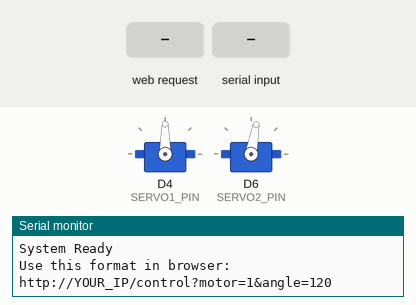
The sketch below on a simulated ESP8266 (NodeMCU). On the bench: 2 × servo, the last lines printed to the serial monitor. The inputs (shaded band) are chosen by the test bench. WiFi joins after 1.5 s; servers stay silent unless stated.

Above: at 3.2 s.
3.3 s: HTTP request GET /control?motor=1 received
At 4.5 s:
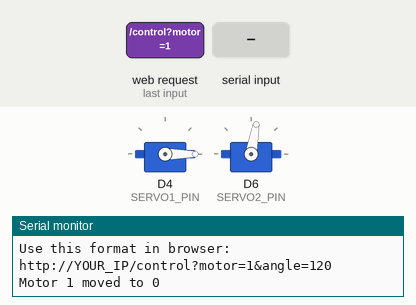
4.8 s: "2\n" received over Serial
At 6.5 s:
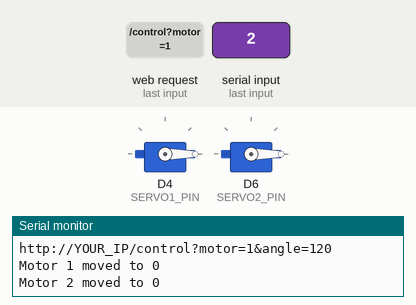
7.3 s: "1,90\n" received over Serial
At 7.6 s:
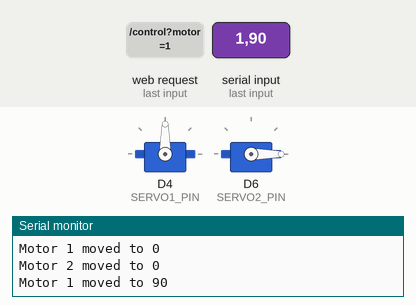
Timing chart, 0 to 10.3 s (numbered marks = the images above; inputs shaded):
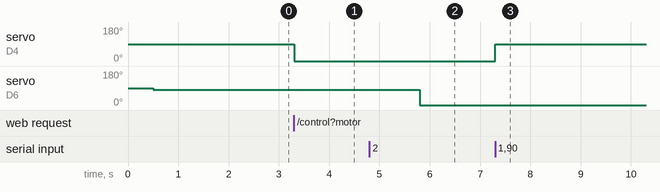

The sketch:

dustbinworking.ino
```cpp
#include <ESP8266WiFi.h>
#include <ESP8266WebServer.h>
#include <Servo.h>

const char* ssid = "Abcd";
const char* password = "piforcamera";

ESP8266WebServer server(80);

Servo servo1;
Servo servo2;

#define SERVO1_PIN D4
#define SERVO2_PIN D6

// ----------- FUNCTION TO MOVE SERVO -------------
void moveServo(int motor, int angle) {

  if (angle < 0 || angle > 180) return;

  if (motor == 1) {
    servo1.write(angle);
    Serial.println("Motor 1 moved to " + String(angle));
  }
  else if (motor == 2) {
    servo2.write(angle);
    Serial.println("Motor 2 moved to " + String(angle));
  }
}

// ----------- WEB CONTROL HANDLER -------------
void handleControl() {

  int motor = server.arg("motor").toInt();
  int angle = server.arg("angle").toInt();

  moveServo(motor, angle);

  server.send(200, "text/plain", "OK");
}

// ---------------- SETUP ----------------
void setup() {

  Serial.begin(115200);

  servo1.attach(SERVO1_PIN, 500, 2500);
  servo2.attach(SERVO2_PIN, 500, 2500);

  delay(500);

  servo1.write(90);
  servo2.write(80);

// Set Static IP
// Set Static IP (must match your network)
IPAddress local_IP(10,194,106,200);   // choose free number
IPAddress gateway(10,194,106,1);      // usually router IP
IPAddress subnet(255,255,255,0);

WiFi.config(local_IP, gateway, subnet);

WiFi.begin(ssid, password);

Serial.print("Connecting");

while (WiFi.status() != WL_CONNECTED) {
  delay(500);
  Serial.print(".");
}

Serial.println();
Serial.println("Connected Successfully!");
Serial.print("IP Address: ");
Serial.println(WiFi.localIP());

  // Web route
  server.on("/control", handleControl);

  server.begin();

  Serial.println("System Ready");
  Serial.println("Use this format in browser:");
  Serial.println("http://YOUR_IP/control?motor=1&angle=120");
}

// ---------------- LOOP ----------------
void loop() {

  // Handle Web Requests
  server.handleClient();

  // Handle Serial Input
  if (Serial.available() > 0) {

    int motor = Serial.parseInt();
    int angle = Serial.parseInt();

    moveServo(motor, angle);

    delay(300);
  }
}
```

Measured:
- after the input at 3.3 s, servo on D4 (SERVO1_PIN): 90° → 0° at once
- after the input at 4.8 s, servo on D6 (SERVO2_PIN): 80° → 0° after 1.0 s
- after the input at 7.3 s, servo on D4 (SERVO1_PIN): 0° → 90° at once
